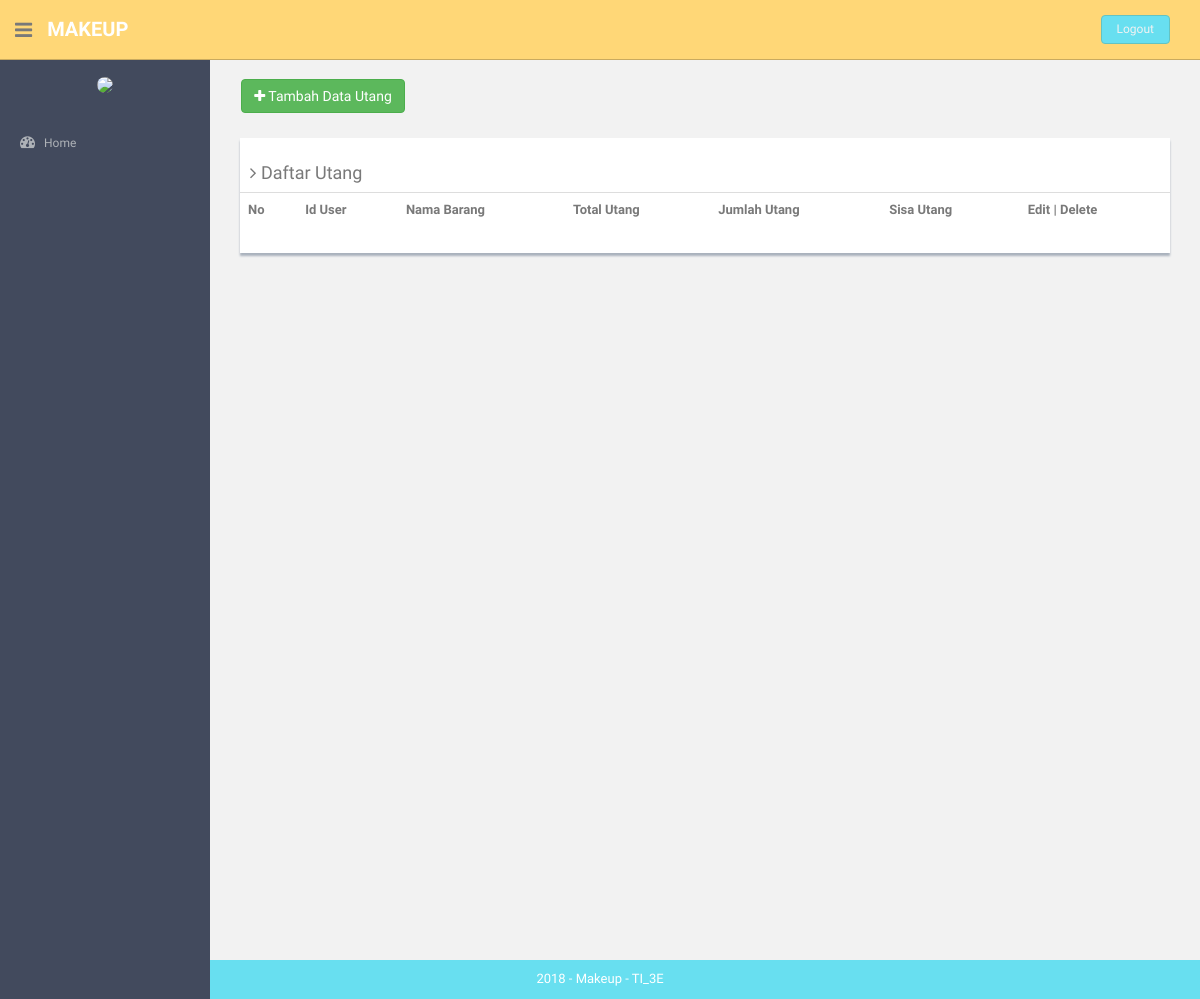
The app's page /index.php/utang, older data.
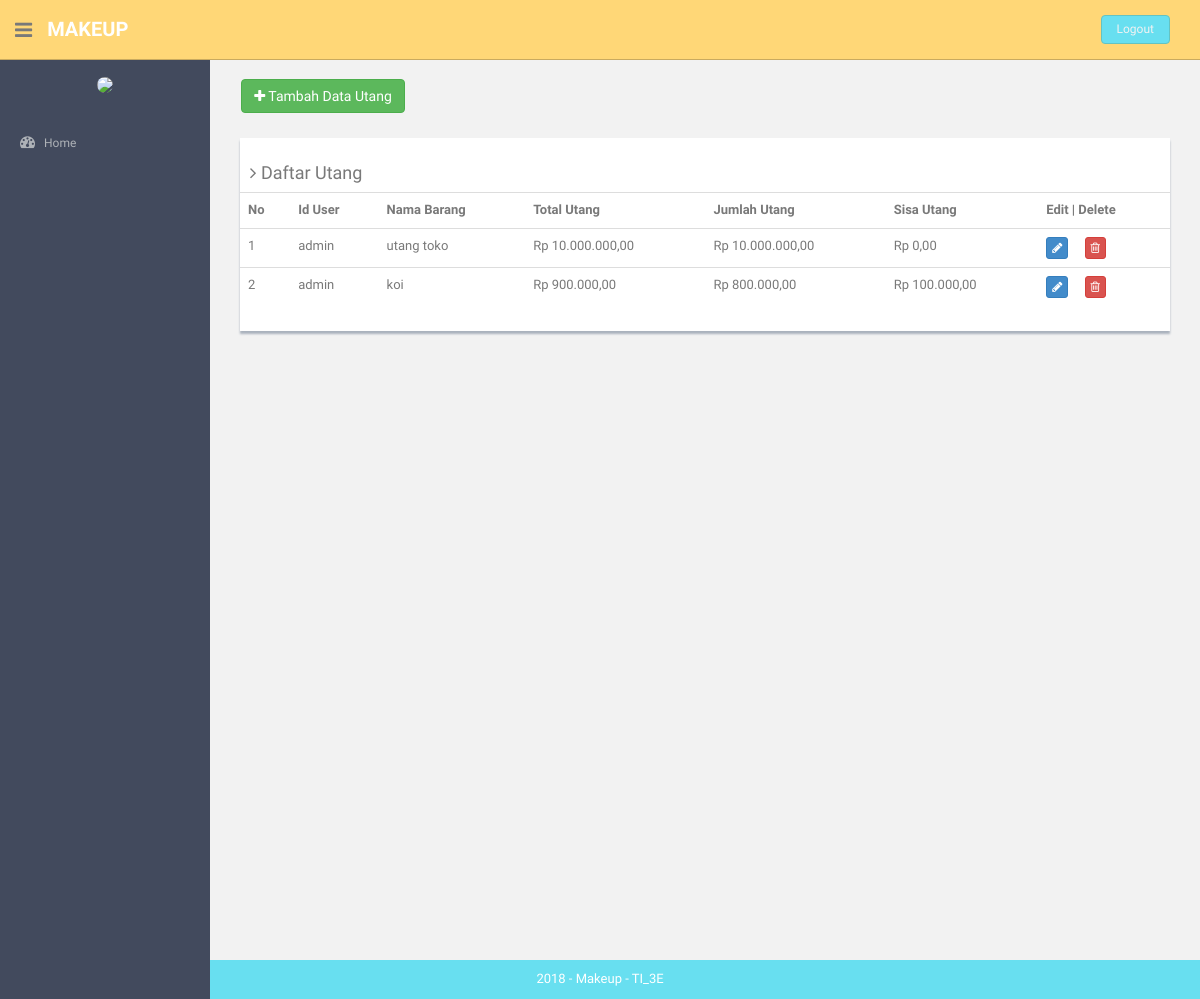
The same page, newer data.
### tables this page shows
CREATE TABLE `utang` (
  `id_utang` int(11) NOT NULL,
  `id_user` int(11) NOT NULL,
  `nama_barang` varchar(40) NOT NULL,
  `total_utang` int(11) NOT NULL,
  `jml_utang` int(11) NOT NULL,
  `sisa_utang` int(11) NOT NULL
);

### application/controllers/Utang.php (called while the page is built, shortened)
<?php
class Utang extends CI_Controller {
	public function __construct()
	{
		$this->load->helper('url','form');
		$this->load->library('form_validation');
		$this->load->model('utang_model');
		$this->load->model('user_model');
		$this->load->helper('html');
		$this->load->library('image_lib');
	}
	public function index()
	{
		$object['utang']=$this->utang_model->getDataUtang();
                $object['user']=$this->user_model->getDataUser();
		$cek['status'] = array(
        		'home'=>'',
        		'hrd'=>'',
        		'keuangan'=>'active',
        		'produk'=>'',
        		'pembelian'=>'',
        		'pemasukan'=>'',
                'pemesanan'=>'',
                'pembayaran'=>'',
        		'pengeluaran'=>'',
        		'utang'=>'active',
        		'cash_flow'=>'',
        		'neraca'=>'',
        		'admin'=>'',
        		'gaji'=>'',
        		'golongan'=>'',
        		'absensi'=>'',
        		'user'=>'',
        		'barang'=>'',
        		'supplier'=>'',
        		'kategori'=>'',
        		);
		$this->load->view('component/header',$cek);
		$this->load->view('utang',$object);
		$this->load->view('component/footer');
	}
}

### index.php (called while the page is built, shortened)
<?php
require_once BASEPATH.'core/CodeIgniter.php';

### application/models/Utang_model.php (called while the page is built, shortened)
<?php
class Utang_model extends CI_Model {
	public function getDataUtang()
	{
		$query = $this->db->query("SELECT A.* , B.username from utang as A join admin as B on A.id_user = B.id");
		return $query->result();
	}
}

### application/views/utang.php (the view)
<?php
function rupiah($angka){
  $hasil_rupiah = "Rp " . number_format($angka,2,',','.');
  return $hasil_rupiah;
}
?>
<section id="main-content">
  <section class="wrapper site-min-height">
    <br>&nbsp;&nbsp;&nbsp;&nbsp;
    <a href="<?php echo base_url('index.php/utang/form_utang'); ?>"><button type="button" class="btn btn-success "><i class="fa fa-plus"> </i> Tambah Data Utang</button></a>
    <br>
    <div class="col-md-12 mt">
      <div class="content-panel">
        <table class="table table-hover">
        <h4><i class="fa fa-angle-right"></i> Daftar Utang</h4>
        <tr>
          <th>No</th>
          <th>Id User</th>
          <th>Nama Barang</th>
          <th>Total Utang</th>
          <th>Jumlah Utang</th>
          <th>Sisa Utang</th>
          <th align="center">Edit | Delete</th>
        </tr>
        <?php
        $no = 1;
        foreach($utang as $key){
        ?>
        <tr>
          <td><?php echo $no++ ?></td>
          <td><?php echo $key->username ?></td>
          <td><?php echo $key->nama_barang ?></td>
          <td><?php echo rupiah($key->total_utang) ?></td>
          <td><?php echo rupiah($key->jml_utang) ?></td>
          <td><?php echo rupiah($key->sisa_utang) ?></td>
          <td>
                <a class="btn btn-primary btn-xs" href="<?php echo site_url('utang/update/').$key->id_utang ?>">
                  <i class="fa fa-pencil"></i>
                </a>&nbsp;&nbsp;&nbsp;&nbsp;
                <a class="btn btn-danger btn-xs" href="<?php echo site_url('utang/delete/').$key->id_utang ?>">
                  <i class="fa fa-trash-o"></i>
                </a>
          </td>
        </tr>
        <?php } ?>
      </table>
      </div>
      </div>
    </section>
    </section>

Row changes from the older to the newer data that the page shows:
added utang: admin.username "admin", nama_barang "utang toko", total_utang "Rp 10.000.000,00", jml_utang "Rp 10.000.000,00", sisa_utang "Rp 0,00"
added utang: admin.username "admin", nama_barang "koi", total_utang "Rp 900.000,00", jml_utang "Rp 800.000,00", sisa_utang "Rp 100.000,00"
